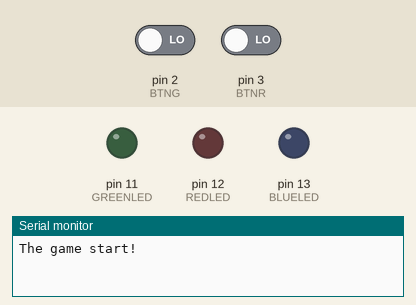
This sketch was run on a simulated Arduino Uno, built with avr-gcc and run on an emulated ATmega328P. On the bench: output pins drawn as LEDs (lit = HIGH), the last lines printed to the serial monitor. The inputs (shaded band) are chosen by the test bench; at power-on: pin 2 (BTNG) LOW, pin 3 (BTNR) LOW. Random numbers use the default seed unless the sketch sets one.

Above: at 1.2 s.
1.3 s: pin 2 (BTNG) driven HIGH and pin 3 (BTNR) driven HIGH
At 4.4 s:
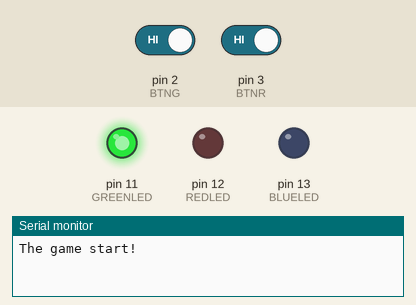
At 8.9 s:
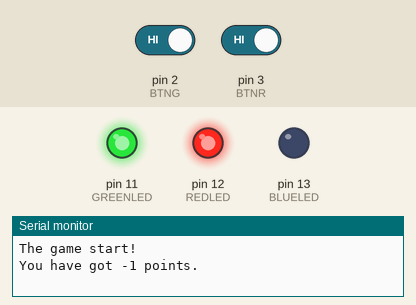
Timing chart, 0 to 46.0 s (numbered marks = the images above; inputs shaded):
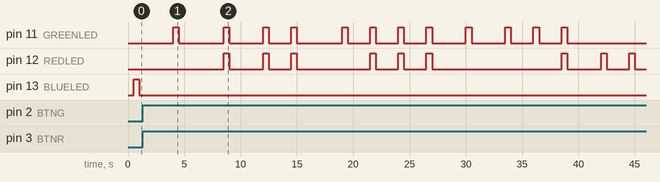

The sketch:

basic1.ino
```cpp
#define BLUELED 13
#define REDLED 12
#define GREENLED 11
#define BTNR 3
#define BTNG 2
int state; //state = 0 standby 1 not standby
int led_state; //1 red 2 green 3 both
int led_turn; //0 going to turn on 1 going to turn off 2 waiting 3 reset
int tfr = 0 , tfg = 0;
int score = 0;
int delayTime = 0 ,  delay_counter = 0;
void General_setup(){
  state = 0;
  led_state = 0;
  led_turn = 0;
  tfr = 0 , tfg = 0;
  score = 0;
  OCR1A = 7812 * 2;
}
void print_score(int x){
   Serial.print("You have got ");
   Serial.print(score);
   Serial.println(" points.");
}
void setup() {
  // put your setup code here, to run once:
  //General
  General_setup();
  // Serial communication at 9600 bits per second:
  Serial.begin(9600);
  //LED
  pinMode(BLUELED,OUTPUT);
  pinMode(REDLED,OUTPUT);
  pinMode(GREENLED,OUTPUT);
  //Button
  pinMode(BTNR,INPUT);
  pinMode(BTNG,INPUT);
  // Timer
  noInterrupts();
  TCCR1A = 0;
  TCCR1B = 0;
  TCNT1 = 0;
  TCCR1B |= (1 << WGM12);
  TCCR1B |= (1<<CS12) | (1<<CS10);
  OCR1A = 7812 * 2;
  interrupts();
  Serial.println("The game start!");
}

void loop() {
  // put your main code here, to run repeatedly:
  tfr = 0 , tfg = 0;
  for(int i = 0;i < 5;i++){
    if(tfr == 0 && digitalRead(BTNR) == 1){
      tfr = 1;
    }
    if(tfg == 0 && digitalRead(BTNG) == 1){
      tfg = 1;
    }
    delay(100);
  }
  if(score <= -5){
    General_setup();
  }else if(state == 0 && tfr == 1 && tfg == 1 || state == 1 && led_turn == 3){
    state = 1;    led_turn = 0;
    delayTime = random(1 , 4) , delay_counter = 0;
    led_state = random(1 , 4);
    OCR1A = 15625;
    digitalWrite(BLUELED, LOW);
  }else if(state == 1 && led_turn == 2){
    if(led_state == 1){
      if(tfr == 1 && tfg == 0){
        led_turn = 3; score++;
        print_score(score);
      }else if(tfr + tfg >= 1){
        led_turn = 3; score--;
        print_score(score);
      }
    }else if(led_state == 2){
      if(tfr == 0 && tfg == 1){
        led_turn = 3; score++;
        print_score(score);
      }else if(tfr + tfg >= 1){
        led_turn = 3; score--;
        print_score(score);
      }
   }else{
      if(tfr == 1 && tfg == 1){
          led_turn = 3; score++;
          print_score(score);
      }else if(tfr + tfg >= 1){
          led_turn = 3; score--;
          print_score(score);
      }
   }
  }


  if (TIFR1 & (1 << OCF1A)){
      if(state == 0){
          digitalWrite(BLUELED, digitalRead(BLUELED) ^ 1);
      }else if(led_turn == 0){
          if(delay_counter < delayTime){
            delay_counter++;
          }else{
            if(led_state == 1){
              digitalWrite(REDLED, HIGH);
            }else if(led_state == 2){
              digitalWrite(GREENLED, HIGH);
            }else{
              digitalWrite(REDLED, HIGH);
              digitalWrite(GREENLED, HIGH);
            }
            OCR1A = 7812;
            led_turn = 1;
            delay_counter = 0;
          }
      }else if(led_turn == 1){
        digitalWrite(REDLED, LOW);
        digitalWrite(GREENLED, LOW);
        led_turn = 2;
      }
      TIFR1 = (1 << OCF1A);
    }
}
```

Measured:
- after the input at 1.3 s, pin 11 (GREENLED): LOW → HIGH after 2.7 s, → LOW 0.50 s later, → HIGH 4.0 s later, → LOW 0.50 s later, … (24 changes in this stretch); pin 12 (REDLED): LOW → HIGH after 7.2 s, → LOW 0.50 s later, → HIGH 3.0 s later, → LOW 0.50 s later, … (18 changes in this stretch)
